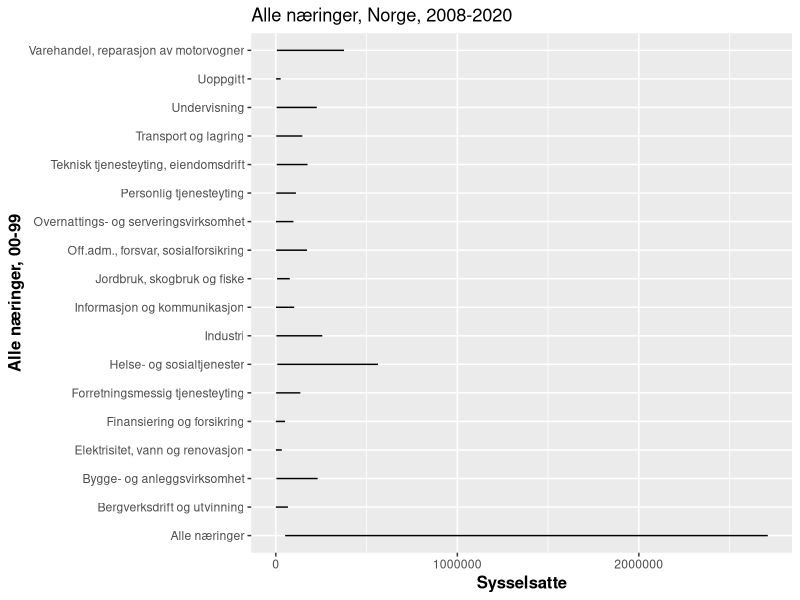
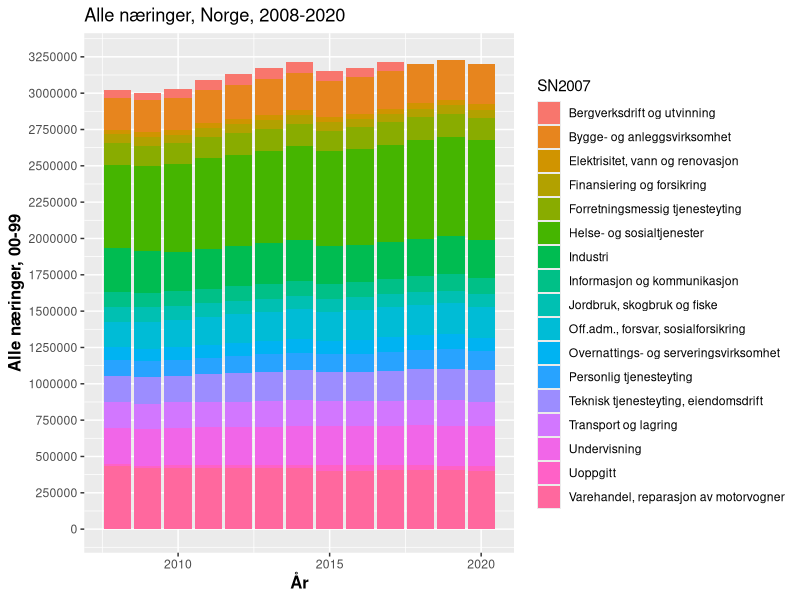
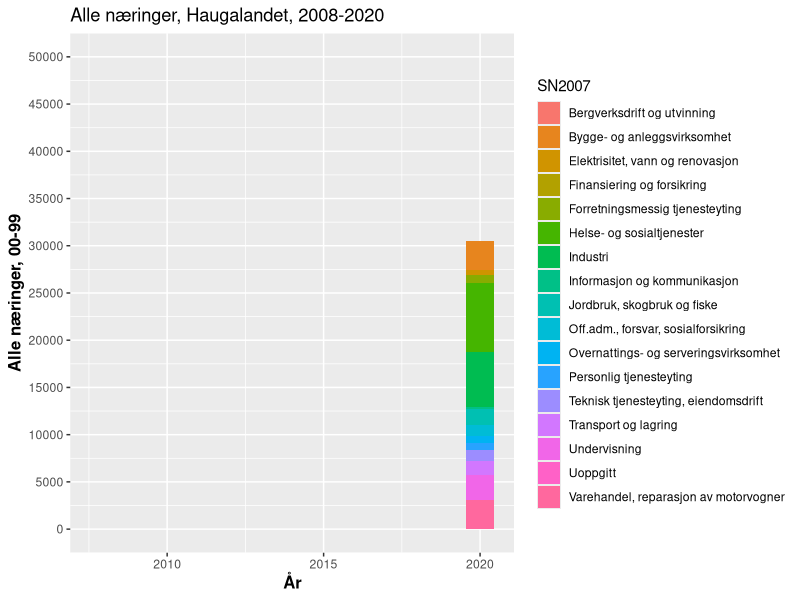
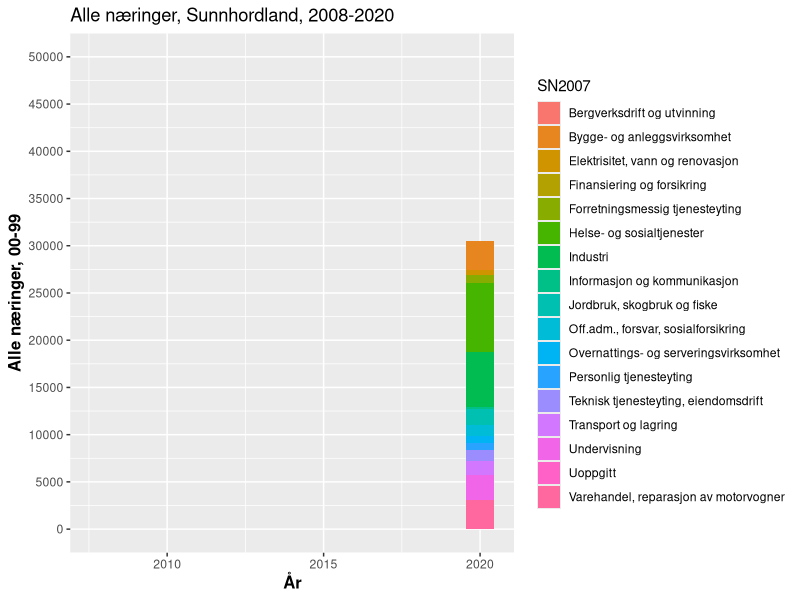
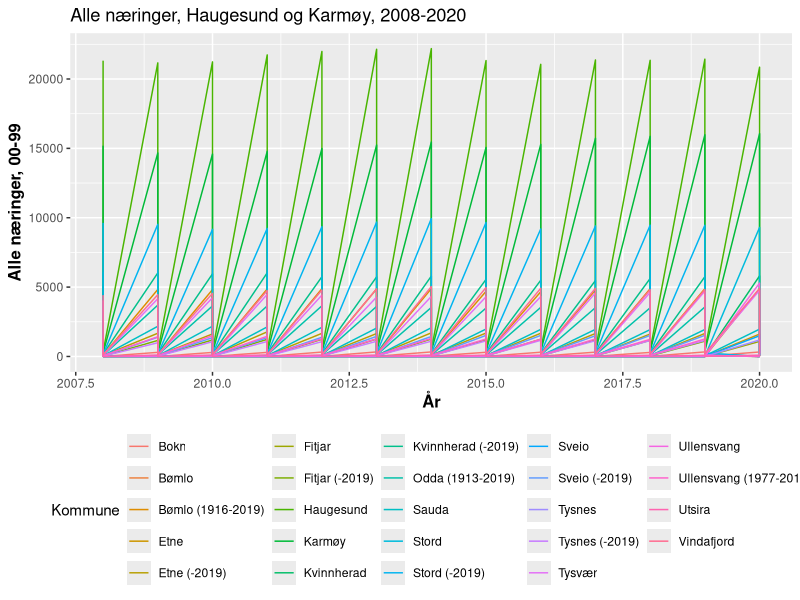
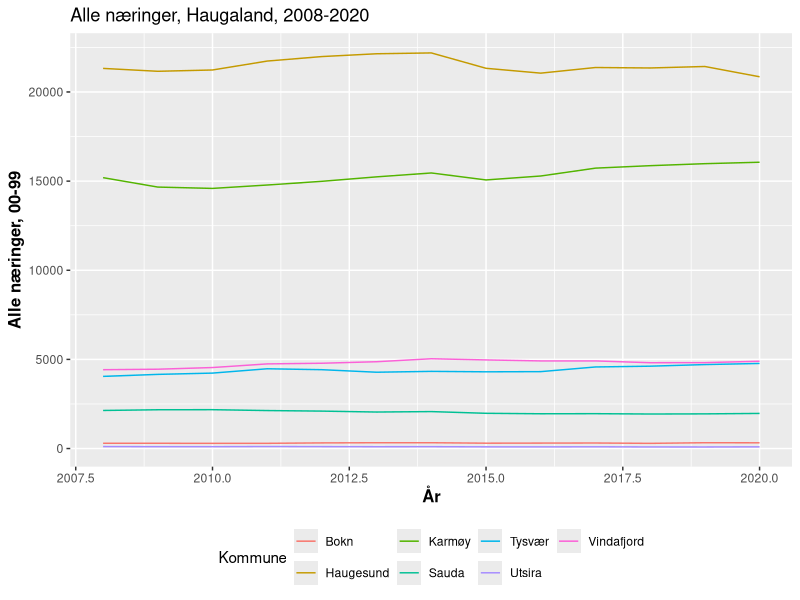
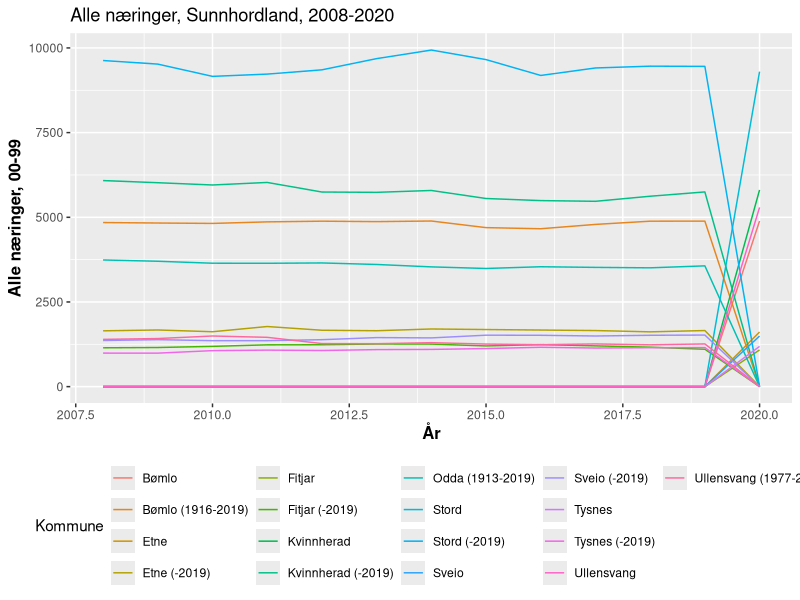

Write the R code that produced these figures, in order. (Note: this script raises an error after producing the figures.)
## ---- chunk 1
suppressPackageStartupMessages({
library(tidyverse)
library(lubridate)
library(modelr)
library(broom)
library(lmtest)
library(sandwich)
library(viridis)
  options(scipen = 999)
})
knitr::opts_chunk$set(echo = FALSE, include = FALSE)
## ---- chunk 2
Tabell1 <- read_csv("Data_pkt1/Tabell1.csv")
Nas_arbeid_norge_sys <- read_csv("Data_pkt1/Nas_arbeid_norge_sys.csv")
Haug_arbeid <- read_csv("Data_pkt1/Haug_arbeid.csv")
Sunn_arbeid <- read_csv("Data_pkt1/Sunn_arbeid.csv")
Haug_arbeid_wide <- read_csv("Data_pkt1/Haug_arbeid_wide.csv")
Haug_arbeid_2 <- read_csv("Data_pkt1/Sunn_arbeid_2.csv")
Sunn_arbeid_2 <- read_csv("Data_pkt1/Sunn_arbeid_2.csv")
show_col_types = FALSE
## ---- chunk 3
names(Nas_arbeid_norge_sys)
## ---- chunk 4
Nas_arbeid_norge_sys <- Nas_arbeid_norge_sys %>% 
  mutate(År = make_date(Aar))
## ---- chunk 5
tabell_Norge<- Nas_arbeid_norge_sys

tabell_Norge %>% 
  ggplot(aes(x = sysselsatte)) +
  geom_line(aes(y = SN2007)) +
  ggtitle("Alle næringer, Norge, 2008-2020") + 
  theme(legend.position="bottom",
        axis.title= element_text(size=12,face="bold")) +
  labs(x="Sysselsatte", y= "Alle næringer, 00-99")+ 
  scale_color_hue(name = "00-99")
## ---- chunk 6
names(Haug_arbeid_2)
## ---- chunk 7
tabell_Norge %>% 
  filter(SN2007 != "Alle næringer") %>% 
  ggplot(aes(x=År, y= sysselsatte, fill = SN2007))+
  geom_bar(stat = "identity") +
  ggtitle("Alle næringer, Norge, 2008-2020") + 
  theme(legend.position="right",
        axis.title= element_text(size=12,face="bold")) +
  labs(x="År", y= "Alle næringer, 00-99") +
  scale_y_continuous(limits = c(0, 3250000), breaks = c(0, 250000, 500000, 750000, 1000000,1250000,1500000,1750000,2000000,2250000,2500000,2750000,3000000,3250000))
## ---- chunk 8
Haug_arbeid_2 <- Haug_arbeid_2 %>% 
  mutate(År = make_date(Aar))

Haug_arbeid_2 %>% 
  filter(SN2007 != "Alle næringer") %>% 
  ggplot(aes(x = År, y = ansatte, fill = SN2007)) +
  geom_bar(stat = "identity") +
  ggtitle("Alle næringer, Haugalandet, 2008-2020") + 
  theme(legend.position="right",
        axis.title= element_text(size=12,face="bold")) +
  labs(x="År", y= "Alle næringer, 00-99") +
  scale_y_continuous(limits = c(0, 50000), breaks =seq(0, 50000, by = 5000))
## ---- chunk 9
Sunn_arbeid_2 <- Sunn_arbeid_2 %>% 
  mutate(År = make_date(Aar))

Sunn_arbeid_2 %>% 
  filter(SN2007 != "Alle næringer") %>% 
  ggplot(aes(x = År, y = ansatte, fill = SN2007)) +
  geom_bar(stat = "identity") +
  ggtitle("Alle næringer, Sunnhordland, 2008-2020") + 
  theme(legend.position="right",
        axis.title= element_text(size=12,face="bold")) +
  labs(x="År", y= "Alle næringer, 00-99") +
  scale_y_continuous(limits = c(0, 50000), breaks =seq(0, 50000, by = 5000))
## ---- chunk 10
Tabell1 %>% 
  ggplot(aes(x = Aar)) +
  geom_line(aes(y = `00-99`, colour = knavn)) +
    ggtitle("Alle næringer, Haugesund og Karmøy, 2008-2020") +
    theme(legend.position = "bottom",
          axis.title = element_text(size = 12, face = "bold")) +
    labs(x = "År", y = "Alle næringer, 00-99") +
  scale_color_hue(name = "Kommune")
## ---- chunk 11
haugaland <- Tabell1 %>% 
  filter(Alder =="15-74",
         Knr %in% c("1106", "1135", "1145", "1146", "1149", "1151", "1160"))

haugaland %>% 
  ggplot(aes(x = Aar)) +
  geom_line(aes(y = `00-99`, colour = knavn)) +
    ggtitle("Alle næringer, Haugaland, 2008-2020") +
    theme(legend.position = "bottom",
          axis.title = element_text(size = 12, face = "bold")) +
    labs(x = "År", y = "Alle næringer, 00-99") +
  scale_color_hue(name = "Kommune")
## ---- chunk 12
Sunnhordland <- Tabell1 %>% 
  filter(Alder =="15-74",
         Knr %in% c("4611", "4612",
         "4613", "4614", "4615", "4616", "4617", "4618"))

Sunnhordland %>% 
  ggplot(aes(x = Aar)) +
  geom_line(aes(y = `00-99`, colour = knavn)) +
    ggtitle("Alle næringer, Sunnhordland, 2008-2020") +
    theme(legend.position = "bottom",
          axis.title = element_text(size = 12, face = "bold")) +
    labs(x = "År", y = "Alle næringer, 00-99") +
  scale_color_hue(name = "Kommune")
## ---- chunk 13
Haug_Sunn <- Tabell1
mutate(
  Haug = `Knr$1106`+ `Knr$1135` + `Knr$1145` + `Knr$1146` + `Knr$1149` + `Knr$1151` + `Knr$1160` 
)
## ---- chunk 14
Haug_arbeid_2 %>% 
  filter(SN2007 != "Alle næringer") %>% 
  ggplot(aes(x = ansatte)) + 
  geom_line(aes(y = SN2007)) + 
  ggtitle("Alle næringene, Haugalandet, 2008-2020") + 
  theme(legend.position = "bottom",
        axis.title = element_text(size = 12, face = "bold")) +
  labs(x="Sysselsatte", y="Alle næringer, 00-99")+
  scale_color_hue(name = "00-99") + 
  scale_x_continuous(limits = c(0,6000), breaks = seq(0,6000, by = 500))
## ---- chunk 15
#Tabell1 <- Tabell1 %>% 
 # mutate(År = make_date(Aar))
## ---- chunk 16
tabell_haugaland <- Haug_arbeid_2 
         
tabell_haugaland %>% 
  ggplot(aes(x = Aar)) +
  geom_line(aes(y = ansatte, colour = knavn )) +
  ggtitle("Alle næringer, Haugalandet, 2008-2020") + 
  theme(legend.position="bottom",
        axis.title= element_text(size=12,face="bold")) +
  labs(x="År", y= "Antall sysselsatte, alle næringer")+
  scale_color_hue(name = "Kommuner")
## ---- chunk 17
names(Nas_arbeid_norge_sys)
## ---- chunk 18
Nas_arbeid_norge_sys <- Nas_arbeid_norge_sys %>% 
  mutate(År = make_date(Aar))
## ---- chunk 19
Haug_arbeid<- read_csv("Data_pkt1/Haug_arbeid.csv")
View(Haug_arbeid)
show_col_types = FALSE
## ---- chunk 20
names(Haug_arbeid)
